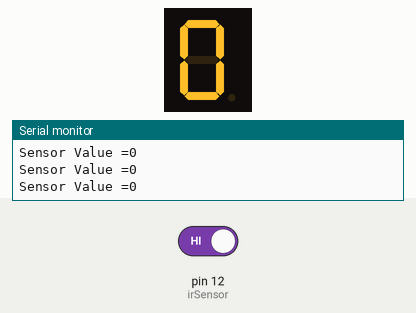
Recording of a sketch running on a simulated Arduino Uno, built with avr-gcc and run on an emulated ATmega328P. On the bench: 1-digit seven-segment display, the last lines printed to the serial monitor. Inputs (shaded band) come from the test bench; at power-on: pin 12 (irSensor) HIGH.

Above: at 3.2 s.
3.3 s: pin 12 (irSensor) driven LOW
At 5.2 s:
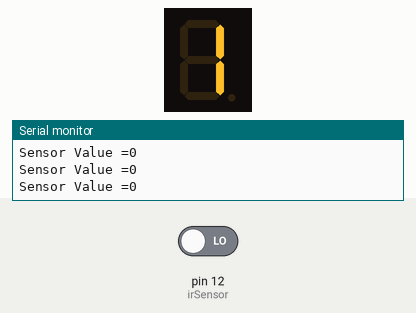
Timing chart, 0 to 6.7 s (numbered marks = the images above; inputs shaded):
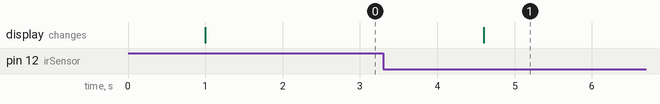

Measured:
- after the input at 3.3 s, the display: changes after 1.3 s (image 1)

The sketch:

7_Segment.ino
```cpp
#include <SevSeg.h>
SevSeg sevseg;
int flag=0;
int value=0;
int count=0;
int lastcount=0;
int irSensor = 12;
void setup(){
   Serial.begin(9600);
  pinMode(irSensor, INPUT);
    byte numDigits = 1;
    byte digitPins[] = {};
    byte segmentPins[] = {6, 5, 2, 3, 4, 7, 8};
    bool resistorsOnSegments = true;

    byte hardwareConfig = COMMON_CATHODE;
    sevseg.begin(hardwareConfig, numDigits, digitPins, segmentPins, resistorsOnSegments);
    sevseg.setBrightness(90);
}

void loop(){
//        sevseg.setNumber(6);
//        sevseg.refreshDisplay();
Serial.print("Sensor Value =");
  Serial.print(value);
   int value = digitalRead(irSensor);
  Serial.println("");
  delay(1000);
  if(value == 0 && flag==0)
  {

    count++;
    flag=1;
  }

  lastcount=count;
     sevseg.setNumber(count);
     sevseg.refreshDisplay();
     delay(100);
  if(value==1 && flag==1)
  {
    flag=0;

  }
  sevseg.setNumber(lastcount);
     sevseg.refreshDisplay();
     delay(100);
}
```
